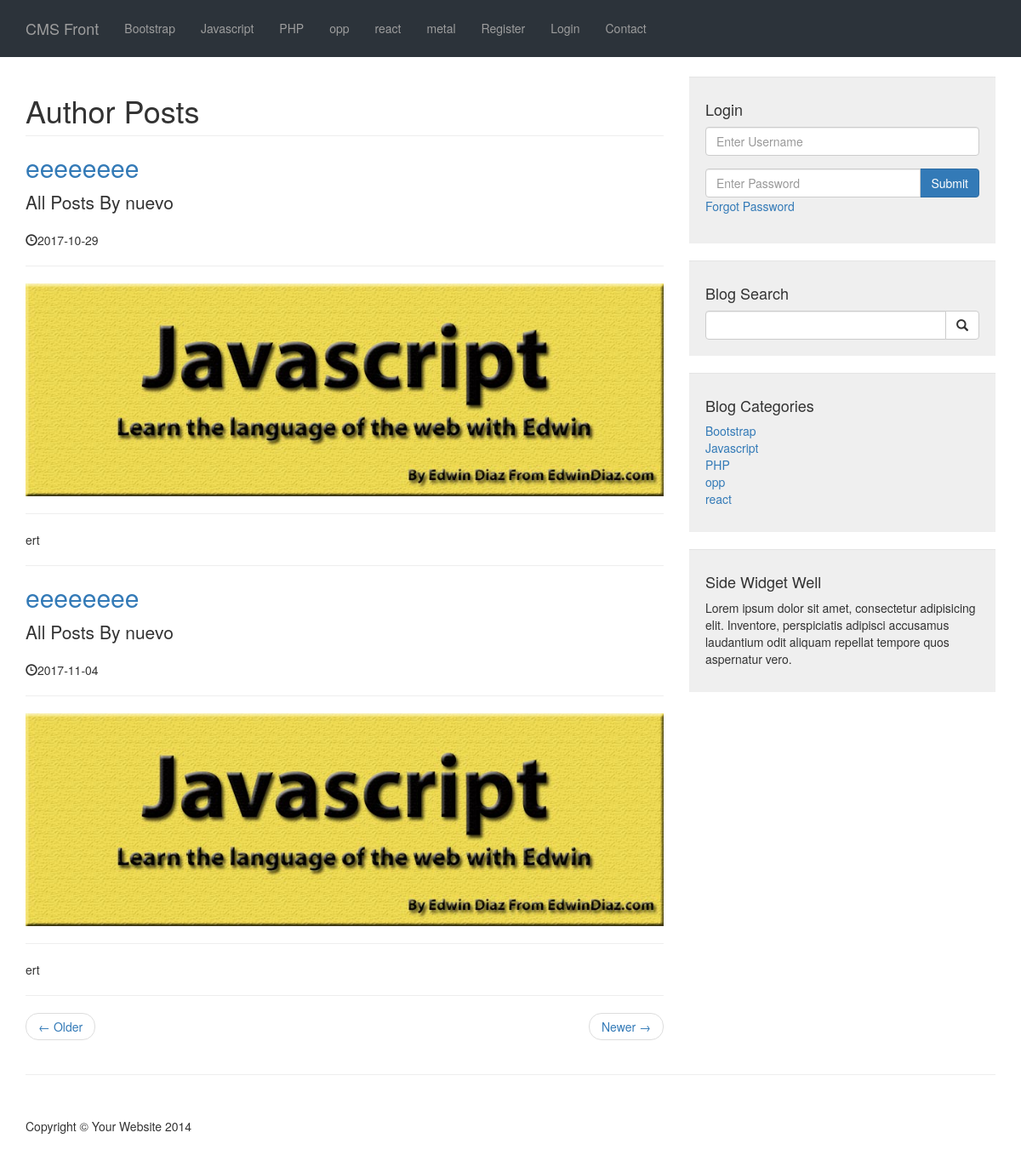
/author_posts.php?author=nuevo&p_id=63, run on the app's committed database.
### tables this page shows
CREATE TABLE `categories` (
  `cat_id` int(3) NOT NULL,
  `cat_title` varchar(255) NOT NULL
);

CREATE TABLE `posts` (
  `post_id` int(3) NOT NULL,
  `post_category_id` int(11) NOT NULL,
  `post_title` varchar(255) NOT NULL,
  `post_author` varchar(255) NOT NULL,
  `post_user` varchar(255) NOT NULL,
  `post_date` date NOT NULL,
  `post_image` text NOT NULL,
  `post_content` text NOT NULL,
  `post_tags` varchar(255) NOT NULL,
  `post_comment_count` int(11) NOT NULL,
  `post_status` varchar(255) NOT NULL DEFAULT 'draft',
  `post_views_count` int(11) NOT NULL
);

### admin/functions.php (called while the page is built, shortened)
<?php
function isLoggedIn(){
    return false;
}
        ?>

### author_posts.php (the view, shortened to what this page needs)
<?php include 'includes/header.php'; ?>
<?php include 'includes/navigation.php'; ?>
    <div class="container">
        <div class="row">
            <div class="col-md-8">
                <h1 class="page-header">
                    Author Posts
                </h1>
                <?php
                if(isset($_GET['p_id'])){
                    $the_post_author = $_GET['author'];
                }
                    $query = "SELECT * FROM posts WHERE post_user = '{$the_post_author}' ";
                    $select_all_posts_query = mysqli_query($connection, $query);
                    while($row = mysqli_fetch_assoc($select_all_posts_query)){
                    $post_title = $row['post_title'];
                    $post_author = $row['post_user'];
                    $post_date = $row['post_date'];
                    $post_image = $row['post_image'];
                    $post_content = $row['post_content'];
                ?>
                    <h2>
                        <a href="#"><?php echo $post_title; ?></a>
                    </h2>
                    <p class="lead">
                        All Posts By <?php echo $post_author; ?>
                    </p>
                    <p><span class="glyphicon glyphicon-time"></span><?php echo $post_date; ?></p>
                    <hr>
                    <img class="img-responsive" src="images/<?php echo $post_image; ?>" alt="">
                    <hr>
                    <p><?php echo $post_content; ?></p>
                    <hr>
               <?php  }  ?>
                <ul class="pager">
                    <li class="previous">
                        <a href="#">&larr; Older</a>
                    </li>
                    <li class="next">
                        <a href="#">Newer &rarr;</a>
                    </li>
                </ul>
            </div>
        <?php include 'includes/sidebar.php'; ?>
        </div>
        <hr>
<?php include 'includes/footer.php'; ?>

### includes/navigation.php (shortened to what this page needs)
<nav class="navbar navbar-inverse navbar-fixed-top" role="navigation">
       <div class="container">
           <div class="navbar-header">
               <a class="navbar-brand" href="/cms">CMS Front</a>
           </div>
           <div class="collapse navbar-collapse" id="bs-example-navbar-collapse-1">
               <ul class="nav navbar-nav">
                     <?php
                       $query = "SELECT * FROM categories";
                       $select_all_categories_query = mysqli_query($connection, $query);
                       while($row = mysqli_fetch_assoc($select_all_categories_query )){
                       $cat_title = $row['cat_title'];
                       $cat_id = $row['cat_id'];
                       $category_class = '';
                       $registration_class = '';
                       echo "<li class='$category_class'><a href='/cms/category/{$cat_id}'>{$cat_title}</a><li>";
                      }
                      ?>
                        <li class="<?php echo $registration_class ;?>">
                            <a href="/cms/registration"> Register</a>
                        </li>
                          <?php if(isLoggedIn()): ?>
                          <li>
                           <a href="/cms/admin">Admin</a>
                          </li>
                          <li>
                           <a href="/cms/includes/logout.php">Logout</a>
                          </li>
                          <?php else: ?>
                          <li>
                           <a href="/cms/login.php">Login</a>
                          </li>
                          <?php endif; ?>
                       <li>
                           <a href="/cms/contact">Contact</a>
                       </li>
               </ul>
           </div>
       </div>
   </nav>

### includes/sidebar.php (shortened to what this page needs)
<div class="col-md-4">
              <div class="well">
                 <?php if(isset($_SESSION['user_role'])): ?>
                      <h4>Logged in as: <?php echo $_SESSION['username'] ; ?></h4>
                      <a href="includes/logout.php" class="btn btn-primary">Logout</a>
                 <?php else: ?>
                     <h4>Login</h4>
                      <form method="post" >
                          <div class="form-group">
                                  <input name="username" type="text" class="form-control" placeholder="Enter Username">
                          </div>
                           <div class="input-group">
                                  <input name="password" type="password" class="form-control" placeholder="Enter Password">
                                  <span class="input-group-btn">
                                      <button class="btn btn-primary" name="login" type="submit">Submit</button>
                                  </span>
                          </div>
                          <div class="form-group">
                              <a href="forgot.php?forgot=<?php echo uniqid(true) ;?>">Forgot Password</a>
                          </div>
                      </form>
                 <?php endif; ?>
              </div>
              <div class="well">
                  <h4>Blog Search</h4>
                  <form action="search.php" method="post" >
                      <div class="input-group">
                              <input name="search" type="text" class="form-control">
                              <span class="input-group-btn">
                              <button name="submit" class="btn btn-default" type="submit">
                                  <span class="glyphicon glyphicon-search"></span>
                              </button>
                          </span>
                      </div>
                  </form>
              </div>
              <div class="well">
              <?php
                  $query = "SELECT * FROM categories LIMIT 5";
                  $select_categories_sidebar = mysqli_query($connection, $query);
                 ?>
                  <h4>Blog Categories</h4>
                  <div class="row">
                      <div class="col-lg-12">
                          <ul class="list-unstyled">
                             <?php
                   while($row = mysqli_fetch_assoc($select_categories_sidebar )){
                  $cat_title = $row['cat_title'];
                  $cat_id = $row['cat_id'];
                  echo "<li><a href='category.php?category=$cat_id'>{$cat_title}</a><li>";
                   }
                              ?>
                          </ul>
                      </div>
                  </div>
              </div>
          <?php include "widget.php"; ?>
          </div>

### css/blog-home.css (style rules this page uses)
body { padding-top: 70px; }
.navbar-inverse { background-color: #2C333A; border-color: #2C333A; padding: 8px; }

### data on the page
categories: cat_title "Bootstrap"
categories: cat_title "Javascript"
categories: cat_title "PHP"
categories: cat_title "opp"
categories: cat_title "react"
categories: cat_title "metal"
posts: post_title "eeeeeeee", post_user "nuevo", post_date "2017-10-29", post_image (picture), post_content "ert"
posts: post_title "eeeeeeee", post_user "nuevo", post_date "2017-11-04", post_image (picture), post_content "ert"
